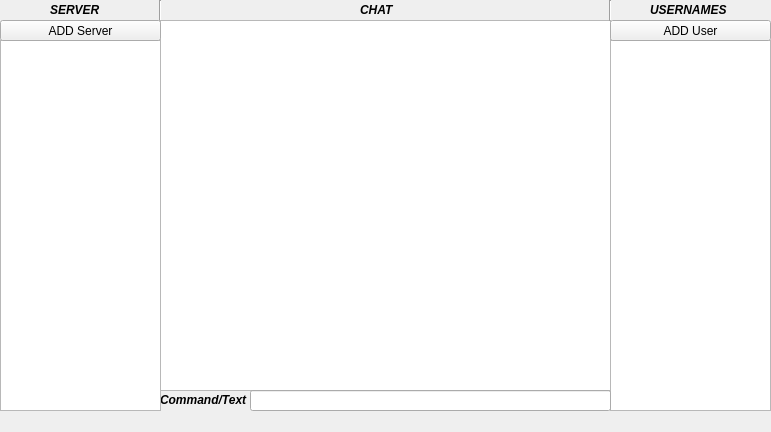
<?xml version="1.0" encoding="UTF-8"?>
<ui version="4.0">
 <class>Window_client</class>
 <widget class="QMainWindow" name="Window_client">
  <property name="geometry">
   <rect>
    <x>0</x>
    <y>0</y>
    <width>771</width>
    <height>432</height>
   </rect>
  </property>
  <property name="windowTitle">
   <string>Window_client</string>
  </property>
  <widget class="QWidget" name="centralWidget">
   <widget class="QListWidget" name="chat">
    <property name="enabled">
     <bool>true</bool>
    </property>
    <property name="geometry">
     <rect>
      <x>160</x>
      <y>20</y>
      <width>451</width>
      <height>371</height>
     </rect>
    </property>
    <property name="font">
     <font>
      <family>Courier New</family>
      <pointsize>8</pointsize>
      <italic>false</italic>
     </font>
    </property>
    <property name="focusPolicy">
     <enum>Qt::StrongFocus</enum>
    </property>
    <property name="styleSheet">
     <string notr="true">color{rgb(85, 0, 127)}</string>
    </property>
    <property name="dragEnabled">
     <bool>false</bool>
    </property>
   </widget>
   <widget class="QListWidget" name="users">
    <property name="geometry">
     <rect>
      <x>610</x>
      <y>40</y>
      <width>161</width>
      <height>371</height>
     </rect>
    </property>
   </widget>
   <widget class="QLineEdit" name="field_for_input_text">
    <property name="geometry">
     <rect>
      <x>250</x>
      <y>390</y>
      <width>361</width>
      <height>21</height>
     </rect>
    </property>
    <property name="font">
     <font>
      <family>Courier New</family>
      <pointsize>10</pointsize>
      <italic>false</italic>
     </font>
    </property>
    <property name="focusPolicy">
     <enum>Qt::ClickFocus</enum>
    </property>
    <property name="acceptDrops">
     <bool>false</bool>
    </property>
   </widget>
   <widget class="QLabel" name="label_for_input_text">
    <property name="geometry">
     <rect>
      <x>160</x>
      <y>390</y>
      <width>91</width>
      <height>20</height>
     </rect>
    </property>
    <property name="font">
     <font>
      <family>Arial</family>
      <pointsize>9</pointsize>
      <weight>75</weight>
      <italic>true</italic>
      <bold>true</bold>
      <underline>false</underline>
     </font>
    </property>
    <property name="styleSheet">
     <string notr="true"/>
    </property>
    <property name="text">
     <string>Command/Text</string>
    </property>
    <property name="textFormat">
     <enum>Qt::AutoText</enum>
    </property>
    <property name="scaledContents">
     <bool>false</bool>
    </property>
    <property name="textInteractionFlags">
     <set>Qt::LinksAccessibleByMouse</set>
    </property>
   </widget>
   <widget class="QListWidget" name="servers">
    <property name="geometry">
     <rect>
      <x>0</x>
      <y>40</y>
      <width>161</width>
      <height>371</height>
     </rect>
    </property>
   </widget>
   <widget class="QLabel" name="label_for_server">
    <property name="geometry">
     <rect>
      <x>50</x>
      <y>0</y>
      <width>61</width>
      <height>20</height>
     </rect>
    </property>
    <property name="font">
     <font>
      <family>Arial</family>
      <pointsize>9</pointsize>
      <weight>75</weight>
      <italic>true</italic>
      <bold>true</bold>
     </font>
    </property>
    <property name="text">
     <string>SERVER</string>
    </property>
    <property name="textFormat">
     <enum>Qt::AutoText</enum>
    </property>
    <property name="scaledContents">
     <bool>false</bool>
    </property>
    <property name="textInteractionFlags">
     <set>Qt::LinksAccessibleByMouse</set>
    </property>
   </widget>
   <widget class="QLabel" name="label_for_user">
    <property name="geometry">
     <rect>
      <x>650</x>
      <y>0</y>
      <width>81</width>
      <height>20</height>
     </rect>
    </property>
    <property name="font">
     <font>
      <family>Arial</family>
      <pointsize>9</pointsize>
      <weight>75</weight>
      <italic>true</italic>
      <bold>true</bold>
     </font>
    </property>
    <property name="text">
     <string>USERNAMES</string>
    </property>
    <property name="textFormat">
     <enum>Qt::AutoText</enum>
    </property>
    <property name="scaledContents">
     <bool>false</bool>
    </property>
    <property name="textInteractionFlags">
     <set>Qt::LinksAccessibleByMouse</set>
    </property>
   </widget>
   <widget class="Line" name="line_3">
    <property name="geometry">
     <rect>
      <x>150</x>
      <y>0</y>
      <width>21</width>
      <height>21</height>
     </rect>
    </property>
    <property name="minimumSize">
     <size>
      <width>21</width>
      <height>21</height>
     </size>
    </property>
    <property name="orientation">
     <enum>Qt::Vertical</enum>
    </property>
   </widget>
   <widget class="QLabel" name="label_for_chat">
    <property name="geometry">
     <rect>
      <x>360</x>
      <y>0</y>
      <width>51</width>
      <height>20</height>
     </rect>
    </property>
    <property name="font">
     <font>
      <family>Arial</family>
      <pointsize>9</pointsize>
      <weight>75</weight>
      <italic>true</italic>
      <bold>true</bold>
     </font>
    </property>
    <property name="text">
     <string>CHAT</string>
    </property>
    <property name="textFormat">
     <enum>Qt::AutoText</enum>
    </property>
    <property name="scaledContents">
     <bool>false</bool>
    </property>
    <property name="textInteractionFlags">
     <set>Qt::LinksAccessibleByMouse</set>
    </property>
   </widget>
   <widget class="Line" name="line_4">
    <property name="geometry">
     <rect>
      <x>600</x>
      <y>0</y>
      <width>21</width>
      <height>21</height>
     </rect>
    </property>
    <property name="minimumSize">
     <size>
      <width>21</width>
      <height>21</height>
     </size>
    </property>
    <property name="orientation">
     <enum>Qt::Vertical</enum>
    </property>
   </widget>
   <widget class="QPushButton" name="addServer">
    <property name="geometry">
     <rect>
      <x>0</x>
      <y>20</y>
      <width>161</width>
      <height>21</height>
     </rect>
    </property>
    <property name="text">
     <string>ADD Server</string>
    </property>
   </widget>
   <widget class="QPushButton" name="addUser">
    <property name="geometry">
     <rect>
      <x>610</x>
      <y>20</y>
      <width>161</width>
      <height>21</height>
     </rect>
    </property>
    <property name="text">
     <string>ADD User</string>
    </property>
   </widget>
  </widget>
  <widget class="QMenuBar" name="menuBar">
   <property name="geometry">
    <rect>
     <x>0</x>
     <y>0</y>
     <width>771</width>
     <height>21</height>
    </rect>
   </property>
  </widget>
 </widget>
 <layoutdefault spacing="6" margin="11"/>
 <resources/>
 <connections/>
</ui>
